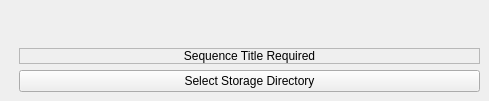
      <widget class="QWidget" name="local_tab">
       <attribute name="title">
        <string>Local</string>
       </attribute>
       <widget class="QWidget" name="verticalLayoutWidget_13">
        <property name="geometry">
         <rect>
          <x>19</x>
          <y>11</y>
          <width>461</width>
          <height>81</height>
         </rect>
        </property>
        <layout class="QVBoxLayout" name="verticalLayout_9">
         <item>
          <spacer name="verticalSpacer_8">
           <property name="orientation">
            <enum>Qt::Vertical</enum>
           </property>
           <property name="sizeHint" stdset="0">
            <size>
             <width>20</width>
             <height>40</height>
            </size>
           </property>
          </spacer>
         </item>
         <item>
          <widget class="QLabel" name="directory_label">
           <property name="enabled">
            <bool>true</bool>
           </property>
           <property name="frameShape">
            <enum>QFrame::StyledPanel</enum>
           </property>
           <property name="frameShadow">
            <enum>QFrame::Raised</enum>
           </property>
           <property name="text">
            <string>Sequence Title Required</string>
           </property>
           <property name="alignment">
            <set>Qt::AlignCenter</set>
           </property>
          </widget>
         </item>
         <item>
          <widget class="QPushButton" name="directory_pushButton">
           <property name="enabled">
            <bool>true</bool>
           </property>
           <property name="text">
            <string>Select Storage Directory</string>
           </property>
           <property name="checkable">
            <bool>false</bool>
           </property>
          </widget>
         </item>
        </layout>
       </widget>
      </widget>
